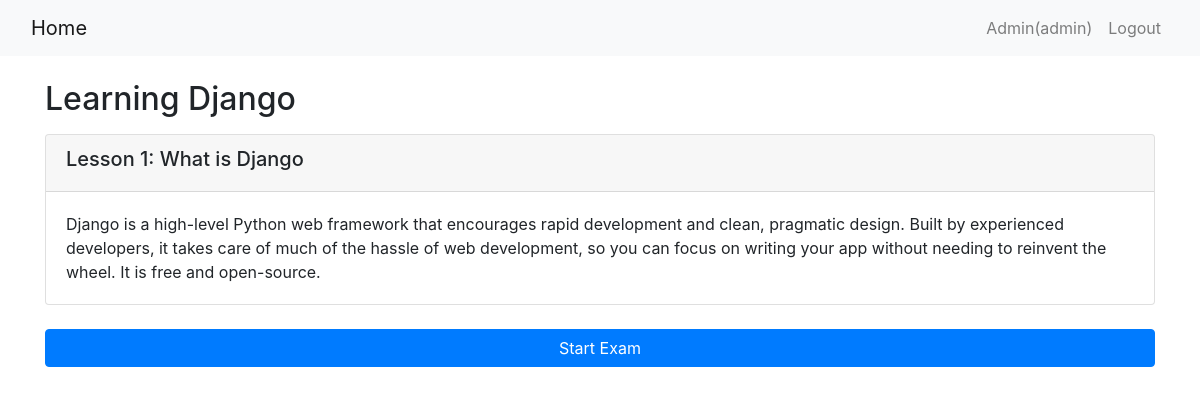
The app's page /onlinecourse/2/ (signed in) with its own data.
### onlinecourse/models.py (models this page shows, shortened)
class Course(models.Model):
    name = models.CharField(null=False, max_length=30, default='online course')
    image = models.ImageField(upload_to='course_images/')
    description = models.CharField(max_length=1000)
    pub_date = models.DateField(null=True)
    instructors = models.ManyToManyField(Instructor)
    users = models.ManyToManyField(settings.AUTH_USER_MODEL, through='Enrollment')
    total_enrollment = models.IntegerField(default=0)
    is_enrolled = False

class Lesson(models.Model):
    title = models.CharField(max_length=200, default="title")
    order = models.IntegerField(default=0)
    course = models.ForeignKey(Course, on_delete=models.CASCADE)
    content = models.TextField()

### onlinecourse/views.py (the view)
# urls.py: path('<int:pk>/', views.CourseDetailView.as_view(), name='course_details'),
class CourseDetailView(generic.DetailView):
    model = Course
    template_name = 'onlinecourse/course_detail_bootstrap.html'

### onlinecourse/templates/onlinecourse/course_detail_bootstrap.html (shortened to what this page needs)
<!DOCTYPE html>
<html lang="en">
<head>
    {% load static %}
    <link rel="stylesheet" href="https://maxcdn.bootstrapcdn.com/bootstrap/4.5.2/css/bootstrap.min.css">
</head>
<body>
    <nav class="navbar navbar-expand-lg navbar-light bg-light">
        <div class="container-fluid">
            <a class="navbar-brand" href="{% url 'onlinecourse:index' %}">Home</a>
            <ul class="navbar-nav ml-auto">
                {% if user.is_authenticated %}
                <li class="nav-item">
                    <a class="nav-link" href="#">{{ user.first_name }}({{ user.username }})</a>
                </li>
                <li class="nav-item">
                    <a class="nav-link" href="{% url 'onlinecourse:logout' %}">Logout</a>
                </li>
                {% endif %}
            </ul>
        </div>
    </nav>
    <div class="container mt-4">
        <div class="row">
            <div class="col-12">
                <h2>{{ course.name }}</h2>
            </div>
        </div>
        <div class="row">
            <div class="col-12">
                {% for lesson in course.lesson_set.all %}
                <div class="card mt-2 mb-2">
                    <div class="card-header">
                        <h5>Lesson {{lesson.order|add:1}}: {{lesson.title}}</h5>
                    </div>
                    <div class="card-body">
                        <p class="card-text">{{lesson.content}}</p>
                    </div>
                </div>
                {% endfor %}
            </div>
        </div>
        {% if user.is_authenticated %}
        <div class="row mt-3 mb-4">
            <div class="col-12">
                <button class="btn btn-primary btn-block" data-toggle="collapse" data-target="#exam">Start Exam</button>
            </div>
        </div>
        {% endif %}
    </div>
</body>
</html>

### records on screen
Course: name "Learning Django"
Lesson: order|add "1", title "What is Django", content "Django is a high-level Python web framework that encourages rapid development and clean, pragmatic design. Built by experienced developers, it takes care of much of the hassle of web development, so you can focus on writing your app without needing to reinvent the wheel. It is free and open-source."

### other values on screen
{{ user.first_name }} "Admin"
{{ user.username }} "admin"
